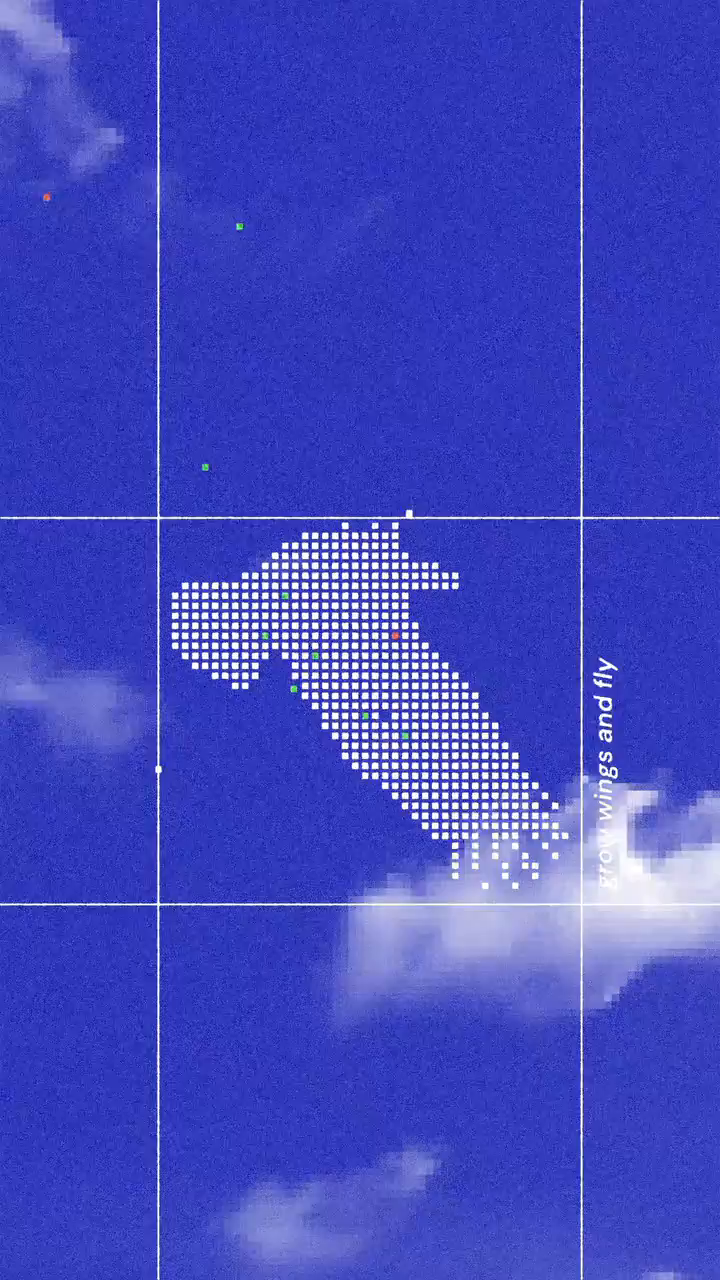
#> input picture frame 0 of dev/reference/reference.mp4, 720 x 1280 px
$ python scratch_extract_perfect_bird.py
#> lines starting #> are read from the running program, lines starting #| are printed output that depends on the picture
import cv2
import numpy as np
import json

cap = cv2.VideoCapture(r'c:\Apps\personal site project\refrences\reference.mp4')
total_frames = int(cap.get(cv2.CAP_PROP_FRAME_COUNT))

# We know:
# pitch = 10
# dot center: (c * 10 + 4.5, r * 10 + 5.5) -> round to integer: x = c * 10 + 5, y = r * 10 + 5
# Dot size: 6x6, from [y-2:y+4, x-2:x+4]
# Grid bounds:
# columns: c in [10 .. 65] (x from 100 to 650)
# rows: r in [15 .. 95] (y from 150 to 950)

# Pre-load all frames into memory (196 frames @ 720x1280 is ~1.5 GB in uint8, or just read on demand)
print("Analyzing 24-frame cycle across all 8 cycles in video...")

perfect_bird_frames = []

for k in range(24):
    equiv_frames = [k + 24 * i for i in range(8) if k + 24 * i < total_frames]

    # Read all equivalent frames
    frames_bgr = []
    for f in equiv_frames:
        cap.set(cv2.CAP_PROP_POS_FRAMES, f)
        ret, frame = cap.read()
        if ret:
            frames_bgr.append(frame)

    # For each cell (c, r), determine if it's a dot
    # A dot is a 6x6 bright square.
    # We test:
    # 1. Contrast: central 4x4 patch vs surrounding border (x-4, x+5, y-4, y+5)
    # In a dot, center is bright, but gap between dots is darker.
    # 2. Voting across cycles: if at least 2 cycles have a clear dot, and background is not cloud.

    frame_dots = []

    for r in range(15, 96):
        y = r * 10 + 5
        for c in range(10, 66):
            x = c * 10 + 5

            # Check across all cycles
            dot_votes = []
            for frame in frames_bgr:
                patch = frame[y-2:y+4, x-2:x+4] # 6x6 patch
                if patch.shape[0] < 6 or patch.shape[1] < 6: continue

                # Colors
                b_mean = np.mean(patch[:, :, 0])
                g_mean = np.mean(patch[:, :, 1])
                r_mean = np.mean(patch[:, :, 2])

                # Check for Red dot
                if r_mean > 150 and g_mean < 115 and b_mean < 115:
                    dot_votes.append('R')
                    continue

                # Check for Green dot
                if g_mean > 150 and r_mean < 115 and b_mean < 140:
                    dot_votes.append('G')
                    continue

                # Check for White dot:
                # White dots have high intensity in all channels (> 190)
                # AND they must be distinct from a cloud or grid line:
                # Surrounding gap: check points at (x-4, y), (x+5, y), (x, y-4), (x, y+5)
                if r_mean > 185 and g_mean > 185 and b_mean > 185:
                    # check if it's a grid line:
                    # Grid line is 1px wide: if patch has bright center row or col but not whole 6x6
                    # A dot has high brightness across the whole 6x6 patch
                    patch_min = np.min(patch)
                    if patch_min > 140: # entire 6x6 is bright
                        dot_votes.append('W')

            # Vote:
            if len(dot_votes) >= 3: # at least 3 cycles agree
                # Take majority vote
                vals, counts = np.unique(dot_votes, return_counts=True)
                winner = vals[np.argmax(counts)]
                frame_dots.append([c, r, winner])

    perfect_bird_frames.append(frame_dots)
    print(f"Frame {k:2d}: extracted {len(frame_dots)} dots (W: {sum(1 for d in frame_dots if d[2]=='W')}, R: {sum(1 for d in frame_dots if d[2]=='R')}, G: {sum(1 for d in frame_dots if d[2]=='G')})")

cap.release()

# Save as JSON
with open(r'c:\Apps\personal site project\refrences\perfect_bird_frames_24.json', 'w') as f_out:
    json.dump(perfect_bird_frames, f_out)
print("Saved perfect_bird_frames_24.json")

# Create a master visual collage of all 24 frames
# 4 rows x 6 cols
# Each cell: 720 x 1280 scaled down to 240 x 426
cell_w, cell_h = 240, 426
collage = np.zeros((cell_h * 4, cell_w * 6, 3), dtype=np.uint8)
collage[:] = [158, 50, 34] # Cobalt blue in BGR

for idx, f_dots in enumerate(perfect_bird_frames):
    row_idx = idx // 6
    col_idx = idx % 6
    x_off = col_idx * cell_w
    y_off = row_idx * cell_h

    scale = cell_w / 720.0
    for d in f_dots:
        c, r, col = d[0], d[1], d[2]
        px = int((c * 10 + 5) * scale) + x_off
        py = int((r * 10 + 5) * scale) + y_off
        sz = max(1, int(6 * scale))

        if col == 'R':
            color = (0, 0, 255)
        elif col == 'G':
            color = (0, 255, 0)
        else:
            color = (255, 255, 255)
        cv2.rectangle(collage, (px, py), (px + sz, py + sz), color, -1)

cv2.imwrite(r'c:\Apps\personal site project\refrences\master_bird_collage_24.png', collage)
print("Saved master_bird_collage_24.png")

$ run again, starting later in the video
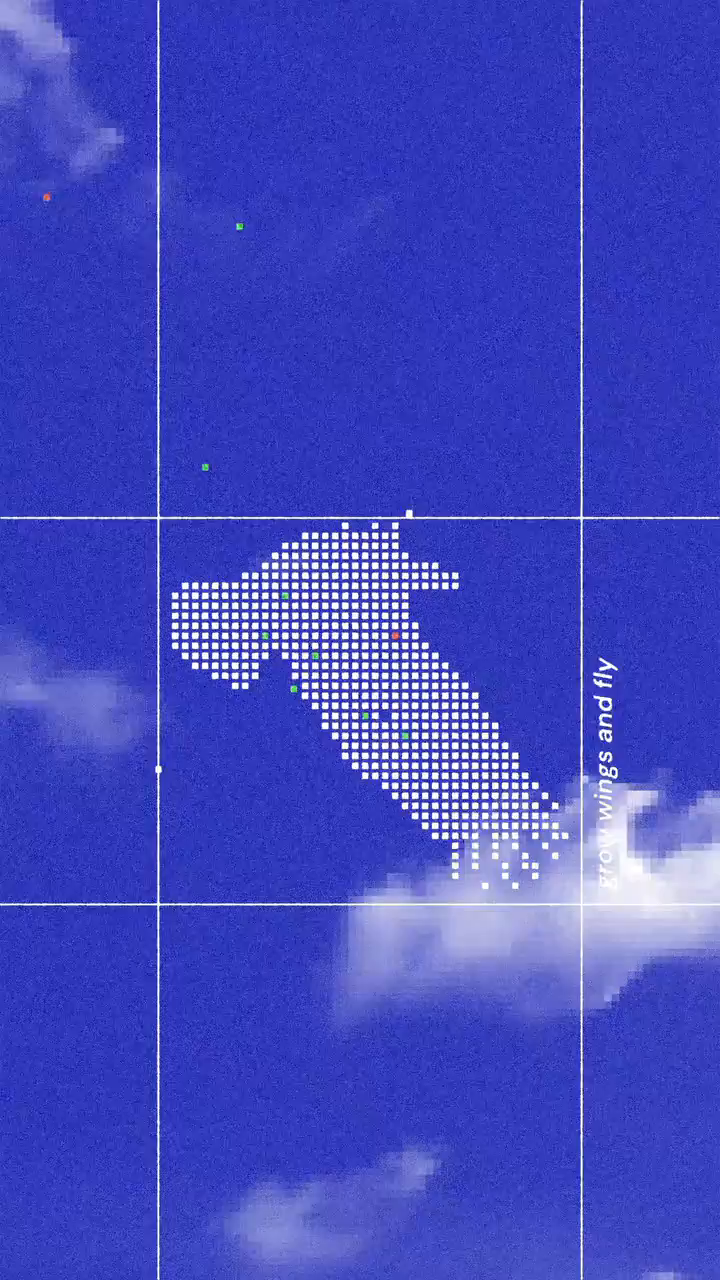
#> input picture frame 0 of dev/reference/reference.mp4, 720 x 1280 px

$ run again, starting later in the video
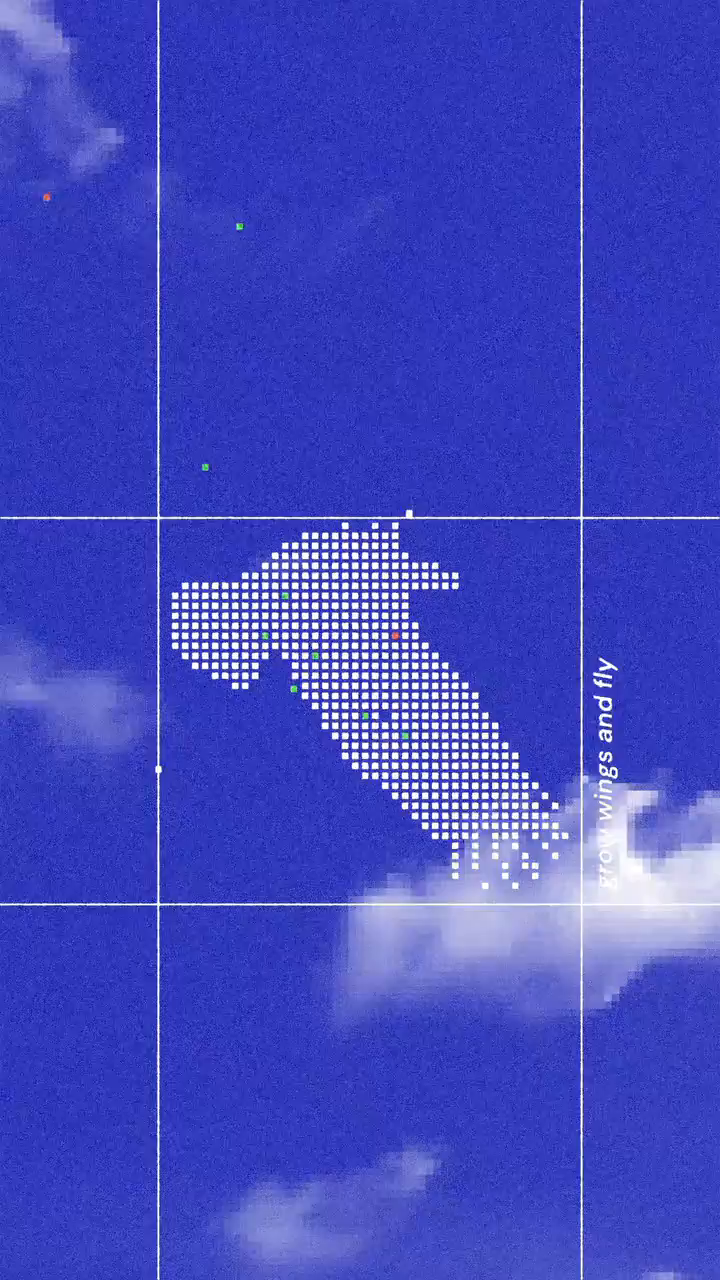
#> input picture frame 0 of dev/reference/reference.mp4, 720 x 1280 px
